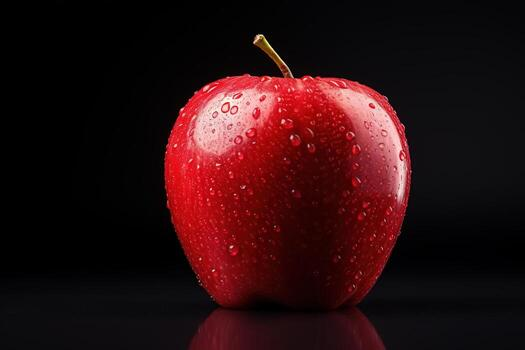
#> input picture Lab7/assets/Fruit3.jpg, 525 x 350 px, found by its file name
$ jupyter execute OTSUAlgorithm.ipynb
#> lines starting #> are read from the running program, lines starting #| are printed output that depends on the picture; after the words box and inside, x2 and y2 are one past the last pixel; in counts of white or black regions, pixels touching at a corner belong together
[cell 1]
import cv2
import matplotlib.pyplot as plt

# -----------------------------------------
# Step 1: Read the image
# -----------------------------------------
image = cv2.imread("fruit3.jpg")
#> image is the input picture: shape (350, 525, 3); mean B, G, R 16.1, 14.3, 43.5

if image is None:
    raise FileNotFoundError("Image could not be loaded.")

# -----------------------------------------
# Step 2: Convert image to grayscale
# -----------------------------------------
gray = cv2.cvtColor(image, cv2.COLOR_BGR2GRAY)
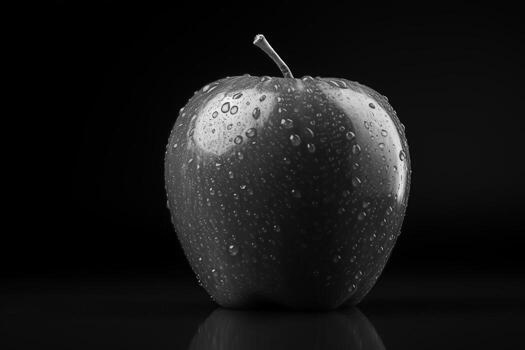
#> gray: shape (350, 525); min 0, max 249, mean 23.2

# -----------------------------------------
# Step 3: Apply Otsu Thresholding
# -----------------------------------------
threshold_value, otsu_image = cv2.threshold(
    gray,
    0,                         # Initial threshold ignored by Otsu
    255,                       # Maximum pixel value
    cv2.THRESH_BINARY + cv2.THRESH_OTSU
)
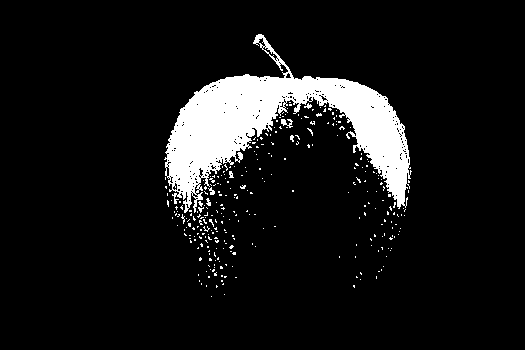
#> otsu_image: shape (350, 525); 8.8% white; 295 white regions (288 under 20 px), largest, box (x1, y1, x2, y2) and area: (164, 34, 412, 213) 14966, (281, 119, 293, 128) 57, (208, 187, 215, 195) 29
#> threshold_value = 71

# -----------------------------------------
# Step 4: Display calculated threshold
# -----------------------------------------
print("Optimal Otsu Threshold =", threshold_value)
#| Optimal Otsu Threshold = 71.0

# -----------------------------------------
# Step 5: Display results
# -----------------------------------------
plt.figure(figsize=(12, 4))

plt.subplot(1, 3, 1)
plt.imshow(cv2.cvtColor(image, cv2.COLOR_BGR2RGB))
plt.title("Original Image")
plt.axis("off")

plt.subplot(1, 3, 2)
plt.imshow(gray, cmap="gray")
plt.title("Grayscale Image")
plt.axis("off")

plt.subplot(1, 3, 3)
plt.imshow(otsu_image, cmap="gray")
plt.title("Otsu Thresholded Image")
plt.axis("off")

plt.show()
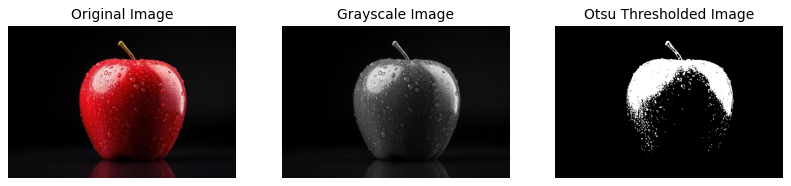
#> figure drawn by matplotlib, 3 panels

$ run again, with Lab7/assets/Fruit1.jpg copied over Lab7/assets/Fruit3.jpg
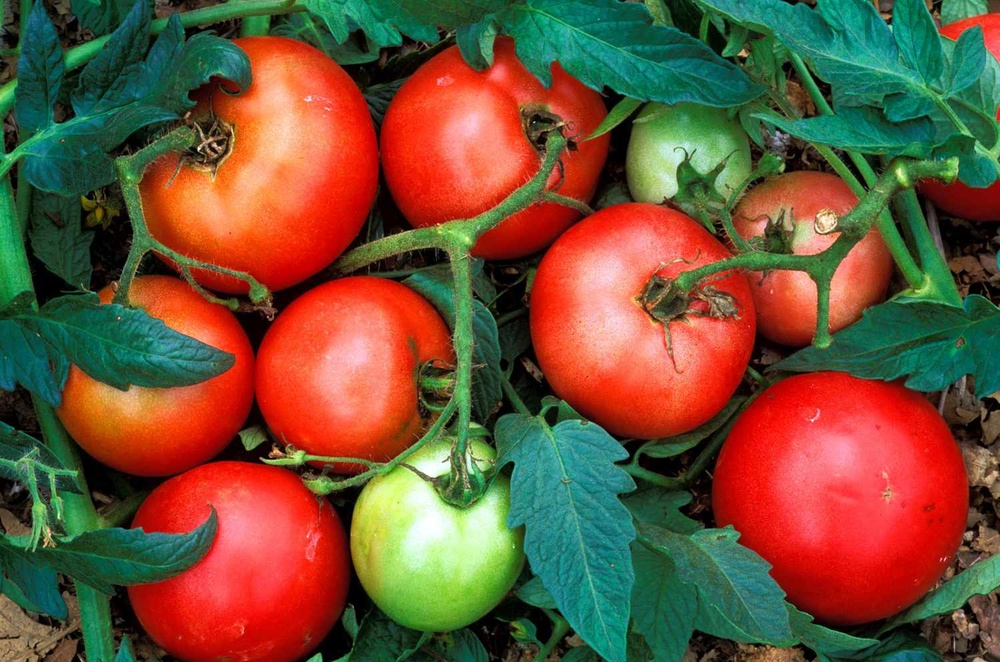
#> input picture Lab7/assets/Fruit1.jpg, 1000 x 662 px, shrunk from 1500 x 993 before the run, found by its file name
#> image is the input picture: shape (662, 1000, 3); mean B, G, R 55.8, 81.8, 113.3
#> `threshold_value, otsu_image = cv2.threshold( gray, 0,`:
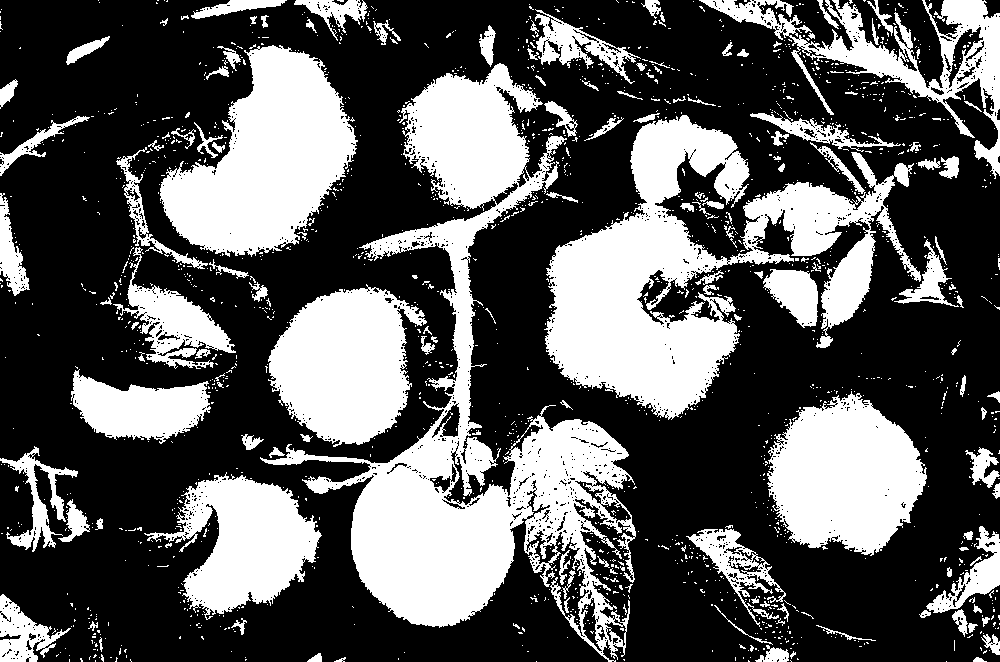
#> otsu_image: shape (662, 1000); 35.1% white; 1696 white regions (1552 under 20 px), largest, box (x1, y1, x2, y2) and area: (260, 63, 636, 662) 57635, (544, 115, 921, 420) 43660, (160, 45, 358, 257) 23992
#> threshold_value = 100
#| Optimal Otsu Threshold = 100.0
#> `plt.show()`:
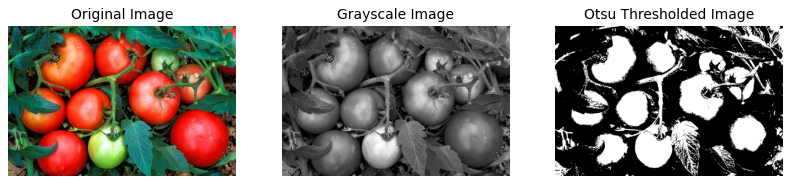
#> figure drawn by matplotlib, 3 panels

$ run again, with Lab7/assets/Fruit4.jpg copied over Lab7/assets/Fruit3.jpg
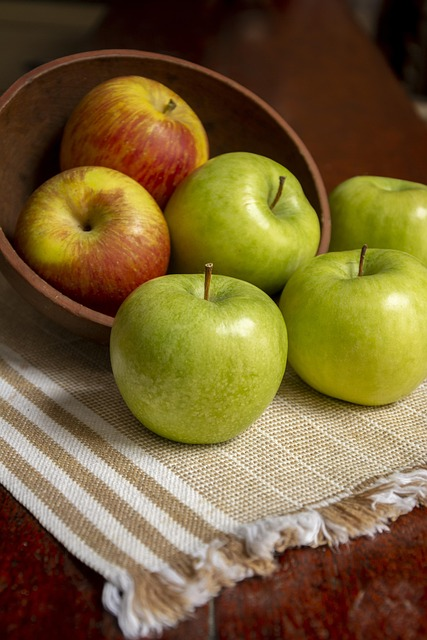
#> input picture Lab7/assets/Fruit4.jpg, 427 x 640 px, found by its file name
#> image is the input picture: shape (640, 427, 3); mean B, G, R 51.9, 96.8, 118.7
#> `threshold_value, otsu_image = cv2.threshold( gray, 0,`:
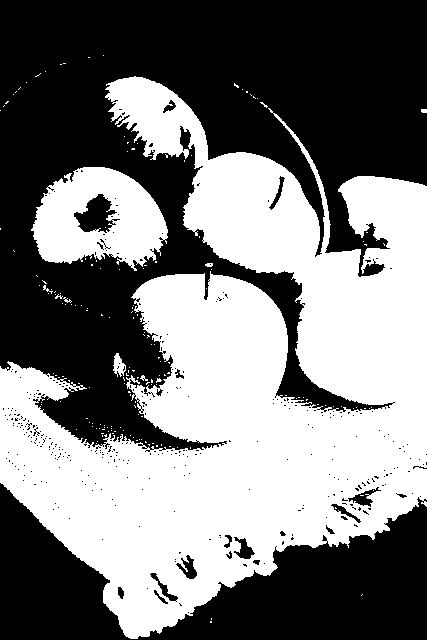
#> otsu_image: shape (640, 427); 47.9% white; 174 white regions (166 under 20 px), largest, box (x1, y1, x2, y2) and area: (0, 76, 427, 639) 121186, (31, 167, 168, 271) 9056, (113, 353, 126, 377) 180
#> threshold_value = 100
#| Optimal Otsu Threshold = 100.0
#> `plt.show()`:
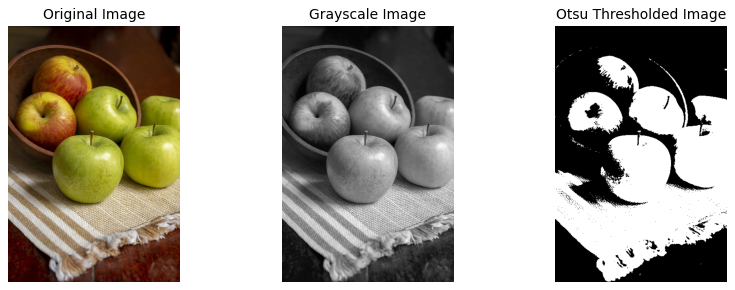
#> figure drawn by matplotlib, 3 panels

$ run again, with Lab7/assets/Fruit6.jpg copied over Lab7/assets/Fruit3.jpg
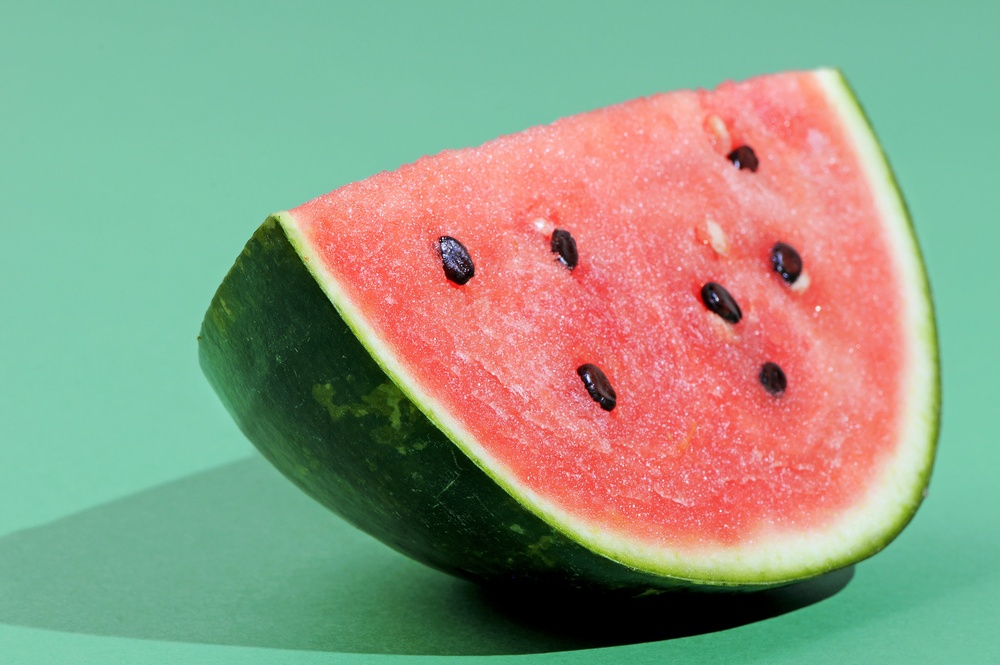
#> input picture Lab7/assets/Fruit6.jpg, 1000 x 665 px, shrunk from 2048 x 1361 before the run, found by its file name
#> image is the input picture: shape (665, 1000, 3); mean B, G, R 132.8, 155.4, 145.3
#> `threshold_value, otsu_image = cv2.threshold( gray, 0,`:
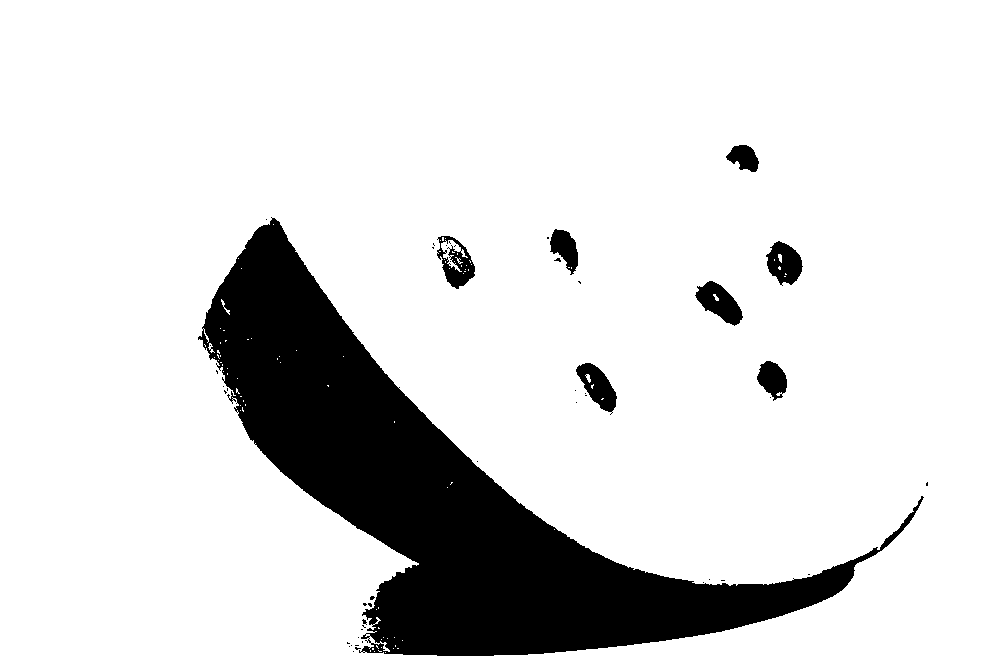
#> otsu_image: shape (665, 1000); 86.2% white; 48 black regions (40 under 20 px), largest, box (x1, y1, x2, y2) and area: (198, 217, 924, 656) 85540, (695, 281, 743, 326) 1145, (576, 363, 617, 415) 1066
#> threshold_value = 103
#| Optimal Otsu Threshold = 103.0
#> `plt.show()`:
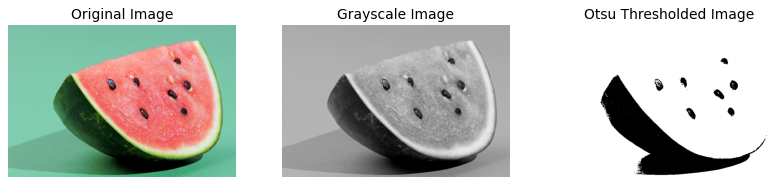
#> figure drawn by matplotlib, 3 panels
